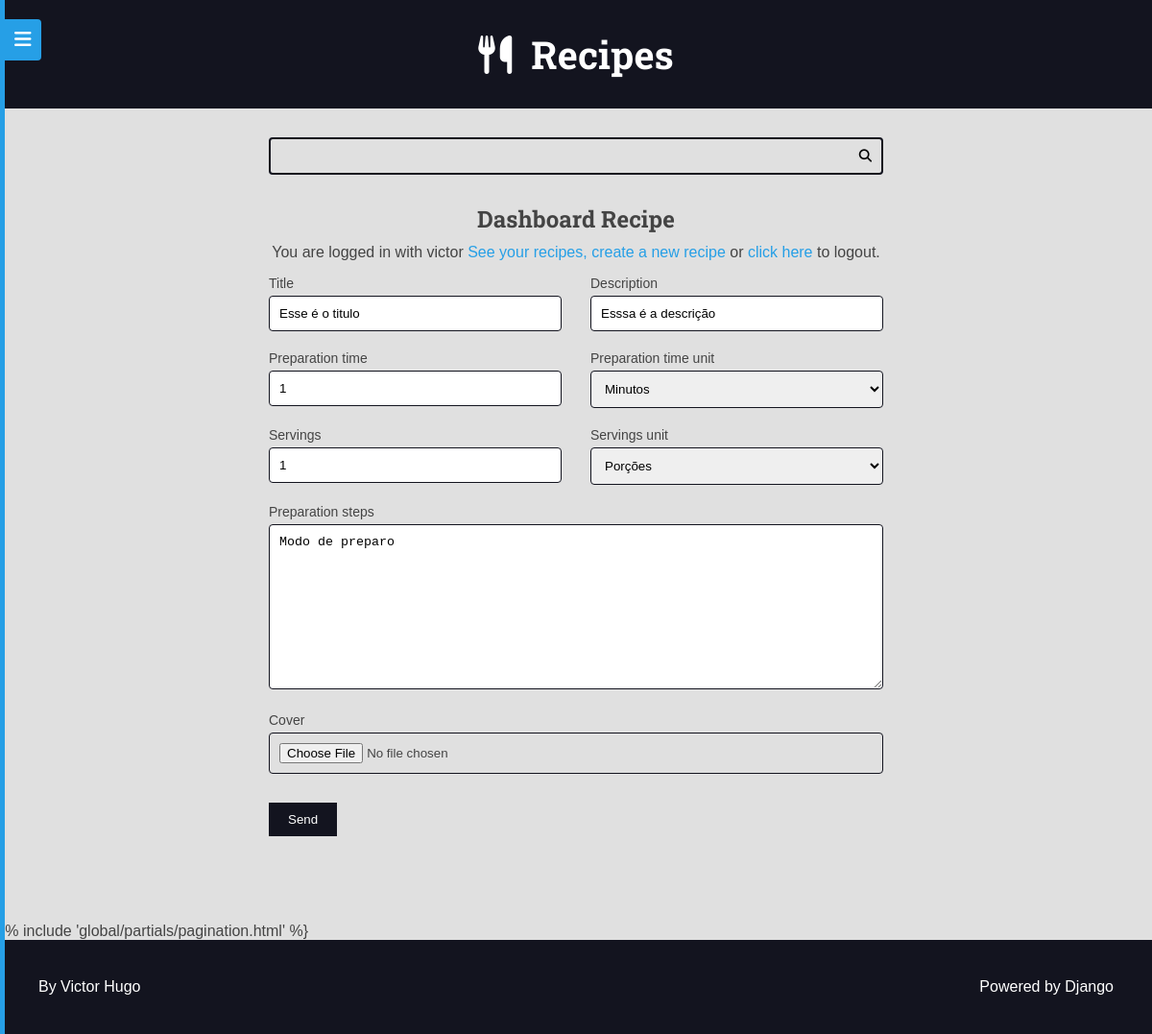
The app's page /authors/dashboard/recipe/210/edit/ (signed in) with its own data.
### recipes/models.py (models this page shows, shortened)
class Recipe(models.Model):
    objects = RecipeManager()
    title = models.CharField(max_length=65, verbose_name=_('Title'))
    description = models.CharField(max_length=165)
    slug = models.SlugField(unique=True)
    preparation_time = models.IntegerField()
    preparation_time_unit = models.CharField(max_length=65)
    servings = models.IntegerField()
    servings_unit = models.CharField(max_length=65)
    preparation_steps = models.TextField()
    preparation_steps_is_html = models.BooleanField(default=False)
    created_at = models.DateTimeField(auto_now_add=True)
    updated_at = models.DateTimeField(auto_now=True)
    is_published = models.BooleanField(default=False)
    cover = models.ImageField(
        upload_to='recipes/covers/%Y/%m/%d/',
        blank=True,
        default='')
    category = models.ForeignKey(
        Category, on_delete=models.SET_NULL, null=True, blank=True,
        default=None,
    )
    author = models.ForeignKey(
        User, on_delete=models.SET_NULL, null=True
    )
    tags = models.ManyToManyField(Tag, blank=True, default='')
    class Meta:
        verbose_name = _('Recipe')
        verbose_name_plural = _('Recipes')

### authors/views/dashboard_recipe.py (the view, shortened to what this page needs)
@method_decorator(
    login_required(
        login_url='authors:login', redirect_field_name='next'
    ),
    name='dispatch'
)
class DashboardRecipe(View):
    def get_recipe(self, id=None):
        recipe = None
        if id is not None:
            recipe = Recipe.objects.filter(
                is_published=False,
                author=self.request.user,
                pk=id,
            ).first()
            if not recipe:
                raise Http404()
        return recipe
    def render_recipe(self, form):
        return render(self.request, 'authors/pages/dashboard_recipe.html', {
            'form': form,
        })
    def get(self, request, id=None):
        recipe = self.get_recipe(id)
        form = AuthorRecipeForm(instance=recipe)
        return self.render_recipe(form)

### authors/forms/recipe_form.py (shortened to what this page needs)
class AuthorRecipeForm(forms.ModelForm):
    def __init__(self, *args, **kwargs):
        super().__init__(*args, **kwargs)
        self._my_errors = defaultdict(list)
        add_attr(self.fields.get('preparation_steps'), 'class', 'span-2')
    class Meta:
        model = Recipe
        fields = 'title', 'description', 'preparation_time', \
            'preparation_time_unit', 'servings', 'servings_unit', \
            'preparation_steps', 'cover'
        widgets = {
            'cover': forms.FileInput(
                attrs={
                    'class': 'span-2'
                }
            ),
            'servings_unit': forms.Select(
                choices=(
                    ('Porções', 'Porções'),
                    ('Pedaços', 'Pedaços'),
                    ('Pessoas', 'Pessoas'),
                ),
            ),
            'preparation_time_unit': forms.Select(
                choices=(
                    ('Minutos', 'Minutos'),
                    ('Horas', 'Horas'),
                ),
            ),
        }

### utils/django_forms.py (called while the page is built)
def add_attr(field, attr_name, attr_new_val):
    existing = field.widget.attrs.get(attr_name, '')
    field.widget.attrs[attr_name] = f'{existing} {attr_new_val}'.strip()

### authors/templates/authors/pages/dashboard_recipe.html (shortened to what this page needs)
{% extends 'global/base.html' %}
{% block content %}
	<div class="main-content center container">
			<h2>Dashboard Recipe</h2>
      {% include 'authors/partials/login_message.html' %}
			<div class="left">
				{% include 'global/partials/form.html' %}
			</div>
	</div>
{% endblock content %}

### authors/templates/authors/partials/login_message.html (shortened to what this page needs)
{% if request.user.is_authenticated %}
<div class="login-message">
  You are logged in with {{ request.user.username }}
  <a href="{% url 'authors:dashboard' %}">See your recipes,</a>
  <a href="{% url 'authors:dashboard_recipe_new' %}">create a new recipe</a> or
  <a class="authors-logout-link" href="#">click here</a> to logout.
</div>
{% endif %}

### base_templates/global/partials/form.html (shortened to what this page needs)
<div class="main-content container">
  <form
    class="main-form"
    action="{{ form_action }}"
    method="POST"
    enctype="multipart/form-data"
  >
    <div class="form-content form-content-grid">
        {% for field in form %}
          <div class="form-group {{ field.field.widget.attrs.class }}">
            <label for="{{field.id_for_label}}">
              {{field.label}}
            </label>
            {{field}}
          </div>
        {% endfor %}
    </div>
    <div class="form-content form-content-grid">
      <div class="form-group">
        <button type="submit">Send</button>
      </div>
    </div>
  </form>
</div>

### base_static/global/css/styles.css (style rules this page uses)
:root { --color-primary: #269fe6; --color-primary-hover: #2086c2; --color-primary-dark: #13141f; --color-primary-dark-hover: #212336; --color-primary-light: #d4ecfa; --color-primary-light-hover: #bdd8e7; --color-white: #fff; --color-black: #000; --color-dark-text: #444; --color-info-light: #cce5ff; --color-debug-light: #cce5ff; --color-success-light: #d4edda; --color-alert-light: #fff3cd; --color-warning-light: #fff3cd; --color-error-light: #f8d7da; --color-info-dark: #4d86c4; --color-debug-dark: #4d86c4; --color-success-dark: #4a9c5d; --color-alert-dark: #927f40; --color-warning-dark: #927f40; --color-error-dark: #da525d; --color-gray-0: #f9f9f9; --color-gray-1: #e0e0e0; --color-gray-2: #c7c7c7; --color-gray-3: #aeaeae; --color-gray-4: #959595; --color-gray-5: #7d7d7d; --color-gray-6: #646464; --color-gray-7: #4b4b4b; --color-gray-8: #323232; --color-gray-9: #191919; --font-primary: sans-serif; --font-headings: 'Roboto Slab', serif; --spacing-gutter-medium: 3rem; --spacing-gutter-large: 4rem; }
* { padding: 0; margin: 0; box-sizing: border-box; }
html { font-size: 62.5%; }
body { font-size: 1.6rem; font-family: var(--font-primary); background: var(--color-gray-1); color: var(--color-dark-text); }
h1, h2, h3, h4, h5, h6 { font-family: var(--font-headings); }
a { color: var(--color-primary); text-decoration: none; }
.container { max-width: 144rem; margin: 0 auto; padding: var(--spacing-gutter-medium); }
.main-content { padding-top: 0; }
.form-content { max-width: 64rem; margin: 0 auto; margin-bottom: var(--spacing-gutter-medium); }
.form-content label, .form-content .help-text, .errorlist { display: block; margin: 0.5rem 0; font-size: 1.4rem; list-style-type: none; }
.form-content input, textarea, select { width: 100%; padding: 1rem; border-radius: 0.4rem; border: 1px solid var(--color-primary-dark); }
.form-content-grid { display: grid; grid-template-columns: repeat(auto-fit, minmax(30rem, 1fr)); gap: calc(var(--spacing-gutter-medium) / 2) var(--spacing-gutter-medium); }
.form-content button { padding: 1rem 2rem; border: none; background: var(--color-primary-dark); color: var(--color-white); }
.span-2 { grid-column: span 2; }
.login-message { margin: 1rem 0; }
.center { text-align: center; }
.left { text-align: left; }

### records on screen
Recipe: form "Esse é o titulo" "Esssa é a descrição" "1" "Minutos" "1" "Porções" "Modo de preparo"

### other values on screen
{{ request.user.username }} "victor"
{{ field.label }} "Title" "Description" "Preparation time" "Preparation time unit" "Servings" "Servings unit" "Preparation steps" "Cover"
